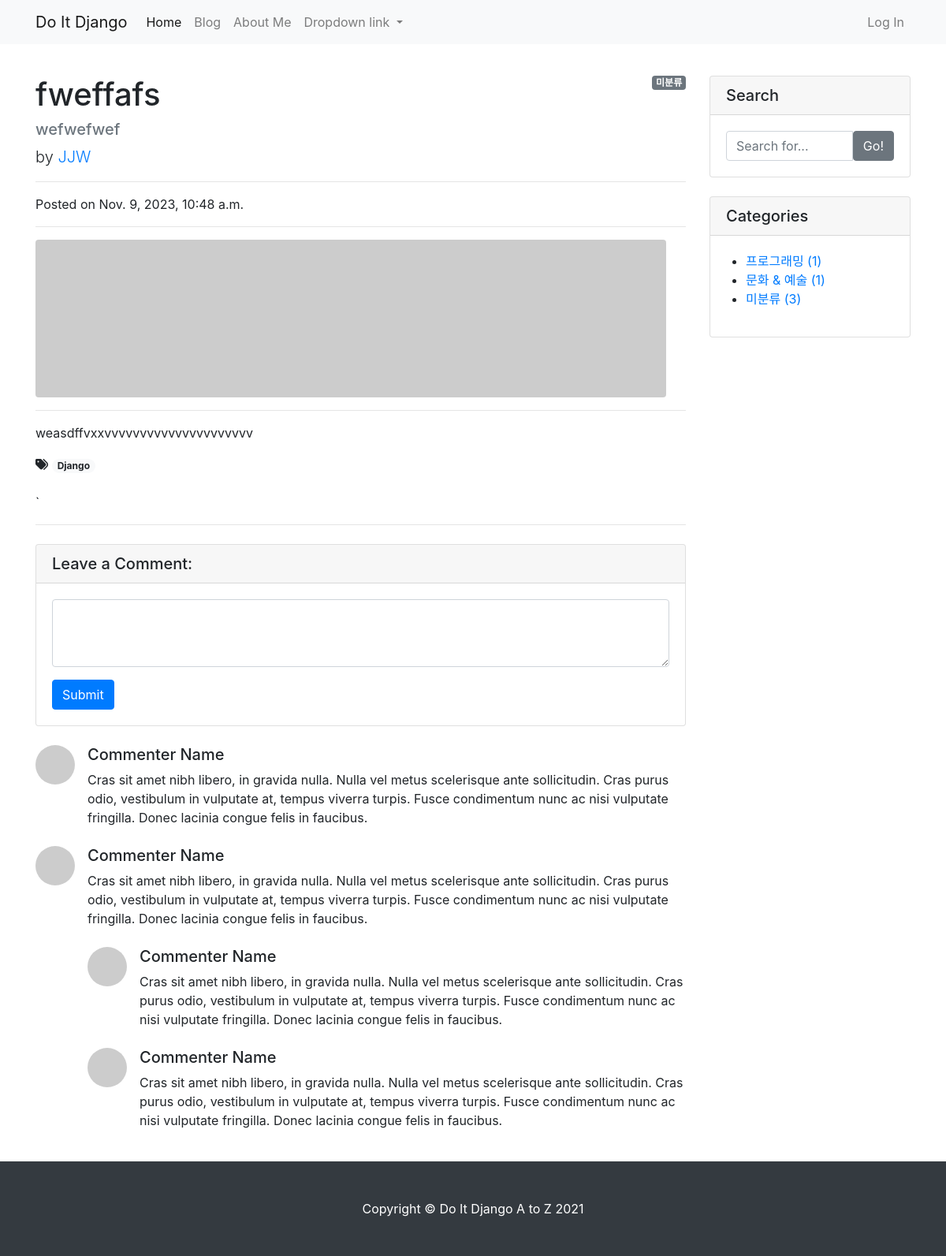
/blog/5/, run on the app's committed database.
### blog/models.py (models this page shows, shortened)
class Post(models.Model):
    title = models.CharField(max_length=30)
    hook_text = models.CharField(max_length=100, blank=True)
    content = models.TextField()
    head_image = models.ImageField(upload_to='blog/images/%Y/%m/%d/', blank=True)
    file_upload = models.FileField(upload_to='blog/files/%Y/%m/%d/', blank=True)
    created_at = models.DateTimeField(auto_now_add=True)
    updated_at = models.DateTimeField(auto_now=True)
    author = models.ForeignKey(User, null=True, blank=True, on_delete=models.SET_NULL)  # 작성자가 삭제되면 해당 작성자가 작성한 포스트에 작성자를 빈 칸으로 둔다.
    category = models.ForeignKey(Category, null=True, blank=True, on_delete=models.SET_NULL)
    tags = models.ManyToManyField(Tag, blank=True)  # ManyToManyField는 기본적으로 null=True가 설정되어 있어 따로 입력한 null=True는 효과가 없다.

class Tag(models.Model):
    name = models.CharField(max_length=50)
    slug = models.SlugField(max_length=200, unique=True, allow_unicode=True)
    def __str__(self):
        return self.name
    def get_absolute_url(self):
        return f'/blog/tag/{self.slug}/'

class Category(models.Model):
    name = models.CharField(max_length=50, unique=True)
    slug = models.SlugField(max_length=200, unique=True, allow_unicode=True)
    def __str__(self):  # 해당 클래스로 만들어진 인스턴트 자체를 출력할 때, 문자열로 설명해주기 위한 메서드이다.
        return self.name
    def get_absolute_url(self):
        return f'/blog/category/{self.slug}/'
    class Meta:
        verbose_name_plural = 'Categories'  # admin 페이지 내의 자동으로 설정된 'Categorys'를 'Categories'로 변경

### blog/views.py (the view)
# urls.py: path('<int:pk>/', views.PostDetail.as_view()),
class PostDetail(DetailView):
    model = Post
    def get_context_data(self, **kwargs):
        context = super(PostDetail, self).get_context_data()  # 직속 부모 클래스의 메소드를 사용하기 위함
        context['categories'] = Category.objects.all()
        context['no_category_post_count'] = Post.objects.filter(category=None).count()
        return context

### blog/templates/blog/post_detail.html (shortened to what this page needs)
{% extends 'blog/base.html' %}
{% block main_area %}
  <div id="post-area">
    {% if post.category %}
      <span class="badge badge-secondary float-right">{{ post.category }}</span>
    {% else %}
      <span class="badge badge-secondary float-right">미분류</span>
    {% endif %}
        <h1 class="mt-4">{{ post.title }}</h1>
        <h5 class="text-muted">{{ post.hook_text }}</h5>
        <p class="lead">
          by
          <a href="#">{{ post.author | upper }}</a>
        </p>
        <hr>
        <p>Posted on {{ post.created_at }}</p>
        <hr>
        {% if post.head_image %}
        <img class="img-fluid rounded" src="{{ post.head_image.url }}" alt="{{ post }} head image">
        {% else %}
        <img class="img-fluid rounded" src="https://picsum.photos/seed/{{ post.id }}/800/200" alt="random_image">
        {% endif %}
        <hr>
        <p>{{ post.content }}</p>
        {% if post.tags.exists %}
          <i class="fas fa-tags"></i>
          {% for tag in post.tags.iterator %}
              <a href="{{ tag.get_absolute_url }}"><span class="badge badge-pill badge-light">{{ tag }}</span></a>
          {% endfor %}
          <br />
          <br />`
        {% endif %}
        <hr>
  </div>
  <div id="comment-area">
        <div class="card my-4">
          <h5 class="card-header">Leave a Comment:</h5>
          <div class="card-body">
            <form>
              <div class="form-group">
                <textarea class="form-control" rows="3"></textarea>
              </div>
              <button type="submit" class="btn btn-primary">Submit</button>
            </form>
          </div>
        </div>
        <div class="media mb-4">
          <img class="d-flex mr-3 rounded-circle" src="http://placehold.it/50x50" alt="">
          <div class="media-body">
            <h5 class="mt-0">Commenter Name</h5>
            Cras sit amet nibh libero, in gravida nulla. Nulla vel metus scelerisque ante sollicitudin. Cras purus odio, vestibulum in vulputate at, tempus viverra turpis. Fusce condimentum nunc ac nisi vulputate fringilla. Donec lacinia congue felis in faucibus.
          </div>
        </div>
        <div class="media mb-4">
          <img class="d-flex mr-3 rounded-circle" src="http://placehold.it/50x50" alt="">
          <div class="media-body">
            <h5 class="mt-0">Commenter Name</h5>
            Cras sit amet nibh libero, in gravida nulla. Nulla vel metus scelerisque ante sollicitudin. Cras purus odio, vestibulum in vulputate at, tempus viverra turpis. Fusce condimentum nunc ac nisi vulputate fringilla. Donec lacinia congue felis in faucibus.
            <div class="media mt-4">
              <img class="d-flex mr-3 rounded-circle" src="http://placehold.it/50x50" alt="">
              <div class="media-body">
                <h5 class="mt-0">Commenter Name</h5>
                Cras sit amet nibh libero, in gravida nulla. Nulla vel metus scelerisque ante sollicitudin. Cras purus odio, vestibulum in vulputate at, tempus viverra turpis. Fusce condimentum nunc ac nisi vulputate fringilla. Donec lacinia congue felis in faucibus.
              </div>
            </div>
            <div class="media mt-4">
              <img class="d-flex mr-3 rounded-circle" src="http://placehold.it/50x50" alt="">
              <div class="media-body">
                <h5 class="mt-0">Commenter Name</h5>
                Cras sit amet nibh libero, in gravida nulla. Nulla vel metus scelerisque ante sollicitudin. Cras purus odio, vestibulum in vulputate at, tempus viverra turpis. Fusce condimentum nunc ac nisi vulputate fringilla. Donec lacinia congue felis in faucibus.
              </div>
            </div>
          </div>
        </div>
  </div>
{% endblock %}

### blog/templates/blog/base.html (shortened to what this page needs)
<!DOCTYPE html>
<html>
{% load static %}
<head>
    <link rel="stylesheet" href="{% static 'blog/bootstrap/bootstrap.min.css' %}" media="screen">
</head>
<body>
    {% include 'blog/navbar.html' %}
    <div class="container my-3">
        <div class="row">
            <div class="col-md-8 col-lg-9" id="main-area">
                {% block main_area %}
                {% endblock %}
            </div>
            <div class="col-md-4 col-lg-3">
                <div class="card my-4">
                    <h5 class="card-header">Search</h5>
                    <div class="card-body">
                        <div class="input-group">
                            <input type="text" class="form-control" placeholder="Search for...">
                            <span class="input-group-btn">
                                <button class="btn btn-secondary" type="button">Go!</button>
                            </span>
                        </div>
                    </div>
                </div>
                <div class="card my-4">
                    <h5 class="card-header">Categories</h5>
                    <div class="card-body">
                        <div class="row">
                            <ul>
                                {% for category in categories %}
                                <li>
                                    <a href="{{ category.get_absolute_url }}">{{ category }} ({{ category.post_set.count }})</a>
                                </li>
                                {% endfor %}
                                <li>
                                    <a href="/blog/category/no_category/">미분류 ({{ no_category_post_count }})</a>
                                </li>
                            </ul>
                        </div>
                    </div>
                </div>
            </div>
        </div>
    </div>
    {% include 'blog/footer.html' %}
</body>
</html>

### data on the page
Post: title "fweffafs", hook_text "wefwefwef", author "JJW", created_at "Nov. 9, 2023, 10:48 a.m.", content "weasdffvxxvvvvvvvvvvvvvvvvvvvvv"
Tag: name "Django"
Category: name "프로그래밍", post_set.count "1"
Category: name "문화 & 예술", post_set.count "1"

### other printed values
{{ no_category_post_count }} "3"
